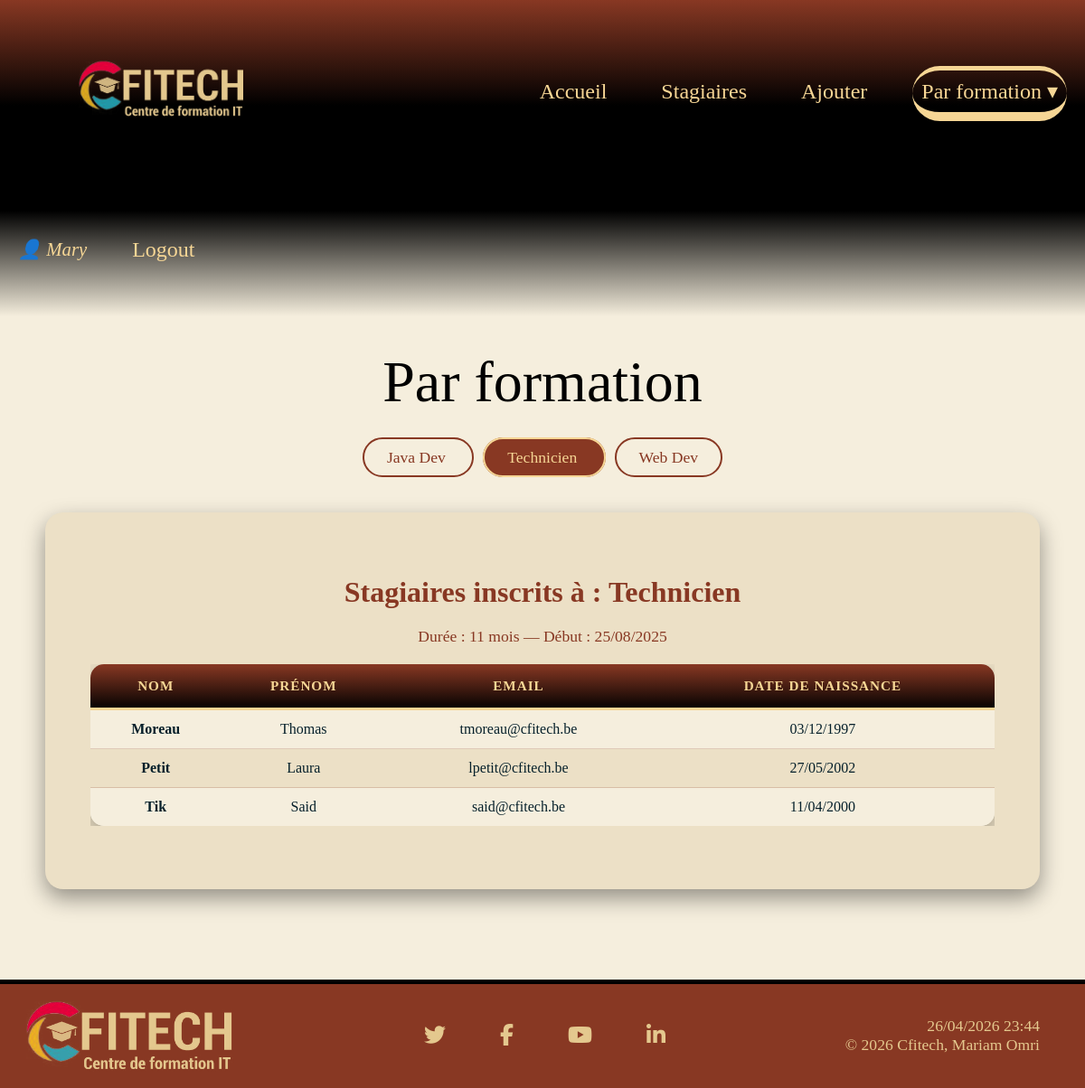
Page /parFormation.php?id=2 (signed in) on the committed database.
### tables this page shows
CREATE TABLE IF NOT EXISTS `formations` (
  `id` int NOT NULL AUTO_INCREMENT,
  `intitule` varchar(100) NOT NULL,
  `nb_mois` int NOT NULL,
  `date_debut` date NOT NULL,
  PRIMARY KEY (`id`)
);

CREATE TABLE IF NOT EXISTS `stagiaires` (
  `id` int NOT NULL AUTO_INCREMENT,
  `nom` varchar(100) NOT NULL,
  `prenom` varchar(100) NOT NULL,
  `email` varchar(100) NOT NULL,
  `date_naissance` date NOT NULL,
  PRIMARY KEY (`id`),
  UNIQUE KEY `email` (`email`)
);

### classes/Formation.php (called while the page is built, shortened)
<?php
class Formation
{
    private string $intitule;
    private int $nbMois;
    private string $dateDebut;
    public function __construct(int $unId, string $unIntitule, int $unNbMois, string $uneDateDebut)
    {
        $this->intitule = $unIntitule;
        $this->nbMois = $unNbMois;
        $this->dateDebut = $uneDateDebut;
    }
    public function getIntitule(): string
    {
        return $this->intitule;
    }
    public function getNbMois(): int
    {
        return $this->nbMois;
    }
    public function getDateDebutFormatee(): string
    {
        $date = new DateTime($this->dateDebut);
        return $date->format('d/m/Y');
    }
}

### classes/Stagiaire.php (called while the page is built, shortened)
<?php
class Stagiaire
{
    private string $nom;
    private string $prenom;
    private string $email;
    private string $dateNaissance;
    public function __construct(int $unId, string $unNom, string $unPrenom, string $unEmail, string $uneDateNaissance)
    {
        $this->nom = $unNom;
        $this->prenom = $unPrenom;
        $this->email = $unEmail;
        $this->dateNaissance = $uneDateNaissance;
    }
    public function getNom(): string
    {
        return $this->nom;
    }
    public function getPrenom(): string
    {
        return $this->prenom;
    }
    public function getEmail(): string
    {
        return $this->email;
    }
    public function getDateNaissanceFormatee(): string
    {
        $date = new DateTime($this->dateNaissance);
        return $date->format('d/m/Y');
    }
}

### parFormation.php (the view, shortened to what this page needs)
<?php
require "classes/Stagiaire.php";
require "classes/Formation.php";
require "header.php";
$idFormation = isset($_GET['id']) ? (int)$_GET['id'] : 0;
$formation = null;
if ($idFormation > 0) {
    try {
        $req = $pdo->prepare('SELECT * FROM formations WHERE id = :id');
        $req->execute(['id' => $idFormation]);
        $f = $req->fetch(PDO::FETCH_OBJ);
        if ($f) {
            $formation = new Formation($f->id, $f->intitule, $f->nb_mois, $f->date_debut);
        }
    } catch (PDOException $e) {
        die('Erreur : ' . $e->getMessage());
    }
    try {
        $req = $pdo->prepare('
            SELECT stagiaires.*
            FROM stagiaires
            INNER JOIN participe ON stagiaires.id = participe.id_stagiaire
            WHERE participe.id_formation = :id_formation
            ORDER BY stagiaires.nom ASC, stagiaires.prenom ASC
        ');
        $req->execute(['id_formation' => $idFormation]);
        $tabStagiaires = $req->fetchAll(PDO::FETCH_OBJ);
    } catch (PDOException $e) {
        die('Erreur : ' . $e->getMessage());
    }
}
try {
    $stmt = $pdo->query('SELECT * FROM formations ORDER BY intitule');
    $toutesFormations = $stmt->fetchAll(PDO::FETCH_OBJ);
} catch (PDOException $e) {
    die('Erreur : ' . $e->getMessage());
}
?>
<h1>Par formation</h1>
<div style="text-align: center; margin: 20px 0;">
    <?php foreach ($toutesFormations as $f):
        $bgColor = ($idFormation == $f->id)
            ? "background-color: #883823; color: #F6D695; border: 2px solid #F6D695;"
            : "background-color: #F5EEDD; color: #883823; border: 2px solid #883823;";
    ?>
        <a href="./parFormation.php?id=<?= $f->id ?>"
            style="margin: 5px; font-size: 1.1rem; padding: 10px 25px; border-radius: 50px; <?= $bgColor ?>">
            <?= htmlspecialchars($f->intitule) ?>
        </a>
    <?php endforeach; ?>
</div>
<?php if ($formation !== null): ?>
    <section class="yellow">
        <h2>Stagiaires inscrits à : <?= htmlspecialchars($formation->getIntitule()) ?></h2>
        <p style="text-align: center; color: #883823; font-size: 1.1rem;">
            Durée : <?= $formation->getNbMois() ?> mois — Début : <?= $formation->getDateDebutFormatee() ?>
        </p>
        <?php if (count($tabStagiaires) === 0): ?>
            <p style="text-align: center; color: #883823; margin-top: 30px;">
                Aucun stagiaire inscrit à cette formation.
            </p>
        <?php else: ?>
            <div class="table-responsive">
                <table class="table">
                    <thead>
                        <tr>
                            <th>Nom</th>
                            <th>Prénom</th>
                            <th>Email</th>
                            <th>Date de naissance</th>
                        </tr>
                    </thead>
                    <tbody>
                        <?php foreach ($tabStagiaires as $s):
                            $stagiaire = new Stagiaire($s->id, $s->nom, $s->prenom, $s->email, $s->date_naissance);
                        ?>
                            <tr>
                                <td><strong><?= htmlspecialchars($stagiaire->getNom()) ?></strong></td>
                                <td><?= htmlspecialchars($stagiaire->getPrenom()) ?></td>
                                <td><?= htmlspecialchars($stagiaire->getEmail()) ?></td>
                                <td><?= $stagiaire->getDateNaissanceFormatee() ?></td>
                            </tr>
                        <?php endforeach; ?>
                    </tbody>
                </table>
            </div>
        <?php endif; ?>
    </section>
<?php else: ?>
    <p style="text-align: center; color: #883823; font-size: 1.2rem; margin: 50px;">
        👆 Sélectionnez une formation ci-dessus pour voir ses stagiaires.
    </p>
<?php endif; ?>
<?php require "footer.php"; ?>

### assets/css/style.css (style rules this page uses)
* { margin: 0px; box-sizing: border-box; }
body { background-color: #F5EEDD; font-family: Georgia, 'Times New Roman', serif; min-height: 100vh; }
a { color: #F6D695; text-decoration: none; font-size: 1.5rem; border-radius: 50px; padding: 10px; margin: 50px 20px; transition: all 0.3s ease; }
h1 { text-align: center; color: black; font-family: 'greatvibes', 'Brush Script MT', cursive; padding: 1rem; font-size: 4rem; margin: 20px; font-weight: lighter; }
h2, h3 { font-family: Georgia, serif; color: #883823; text-align: center; }
h2 { font-size: 2rem; margin: 20px 0; }
.yellow { background-color: #ece0c6; margin: 50px; padding: 50px; border-radius: 20px; box-shadow: 0 10px 25px rgba(0, 0, 0, 0.4); }
.table-responsive { width: 100%; overflow-x: auto; margin: 20px 0; }
table.table { width: 100%; border-collapse: separate; border-spacing: 0; background-color: #F5EEDD; border-radius: 15px; overflow: hidden; box-shadow: 0 10px 25px rgba(0, 0, 0, 0.3); font-family: Georgia, serif; }
table.table thead { background-image: linear-gradient(#883823, black); }
table.table thead th { color: #F6D695; padding: 15px 10px; text-align: center; font-size: 0.95rem; border-bottom: 3px solid #F6D695; text-transform: uppercase; letter-spacing: 1px; }
table.table tbody td { padding: 12px 10px; text-align: center; color: #06202B; border-bottom: 1px solid rgba(136, 56, 35, 0.2); }
table.table tbody tr:nth-child(even) { background-color: #ece0c6; }
table.table tbody tr:nth-child(odd) { background-color: #F5EEDD; }
table.table tbody tr:last-child td { border-bottom: none; }

### rows in the picture
formations: intitule "Java Dev"
formations: intitule "Technicien", nb_mois "11", date_debut "25/08/2025"
formations: intitule "Web Dev"
stagiaires: nom "Moreau", prenom "Thomas", email "tmoreau@cfitech.be", date_naissance "03/12/1997"
stagiaires: nom "Petit", prenom "Laura", email "lpetit@cfitech.be", date_naissance "27/05/2002"
stagiaires: nom "Tik", prenom "Said", email "said@cfitech.be", date_naissance "11/04/2000"

### other values in the picture
$_SESSION['pseudo'] "Mary"
